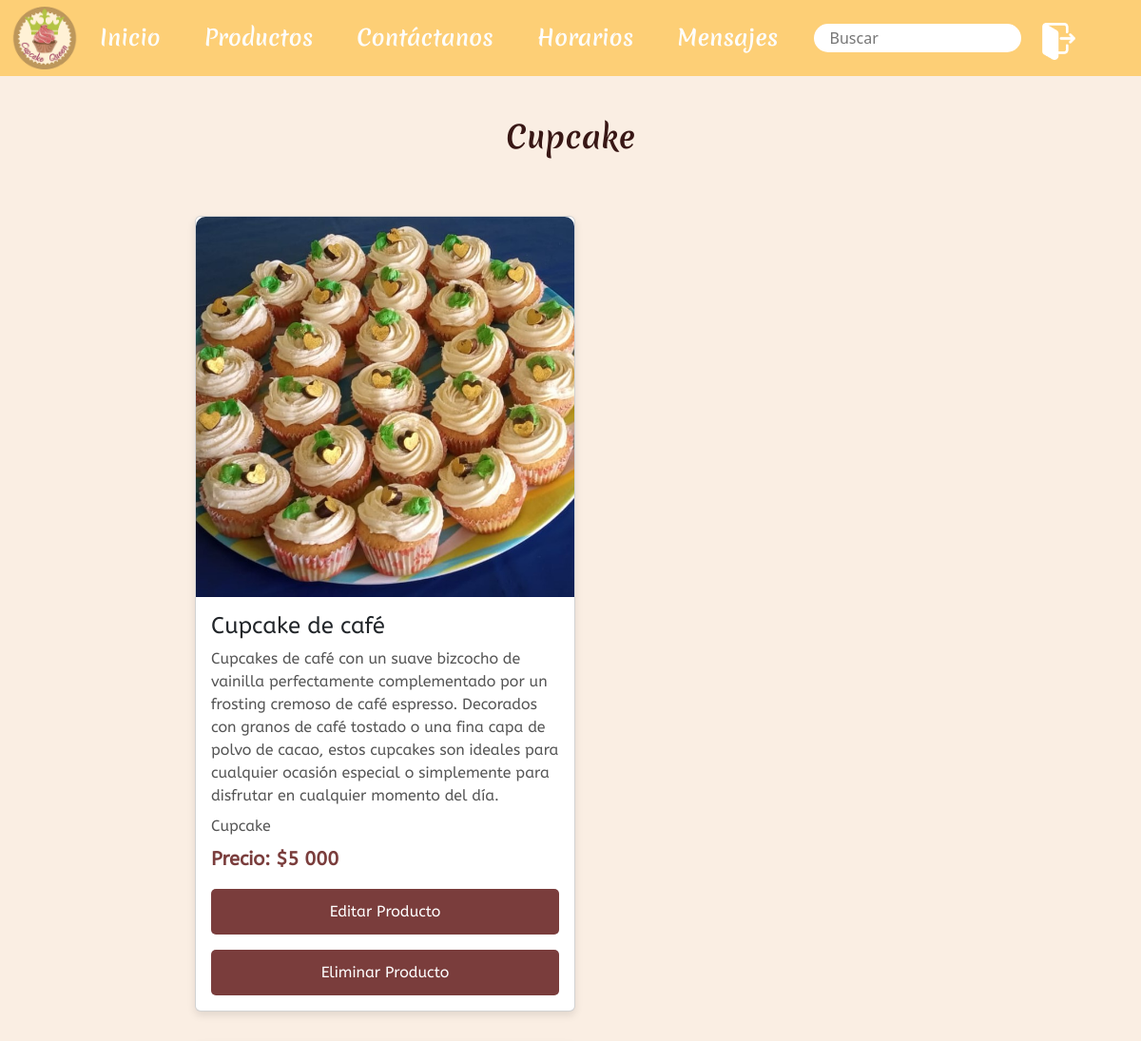
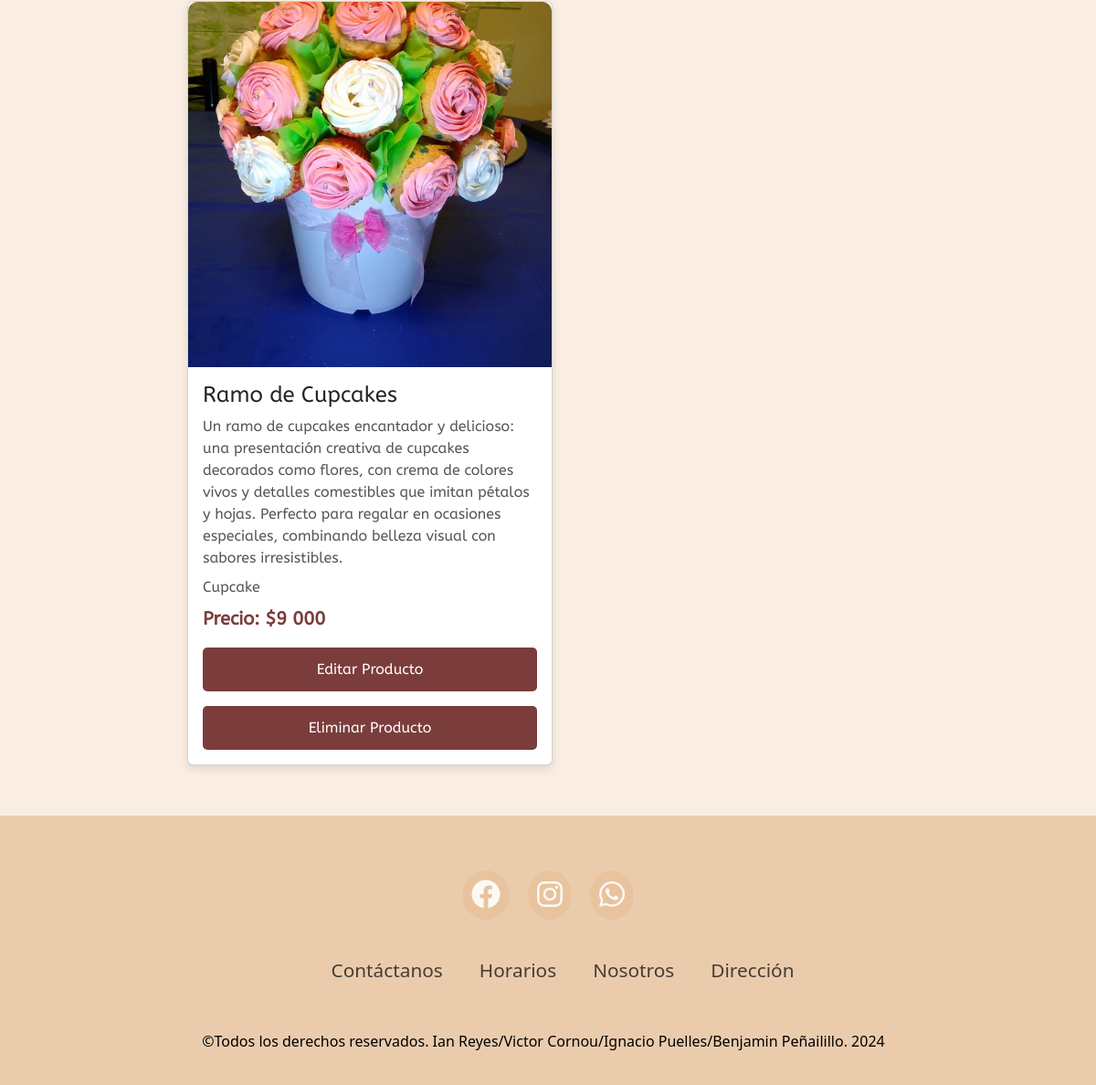
/cupcake/ (signed in), run on the app's committed database (2 pictures, top to bottom).
### pagina/models.py (models this page shows, shortened)
class Producto(models.Model):
    nombre = models.CharField(max_length=100)
    categoria = models.ForeignKey(Categoria, on_delete=models.CASCADE, default=1)
    descripcion = models.TextField()
    precio = models.IntegerField()
    imagen = models.ImageField(upload_to='productos/')

class Categoria(models.Model):
    nombre = models.CharField(max_length=100, unique=True)
    descripcion = models.TextField(blank=True, null=True)
    def __str__(self):
        return self.nombre

### pagina/views.py (the view)
# urls.py: path('cupcake/', views.cupcake, name='cupcake'),
def cupcake(request):
    categoria_Cupcake = Categoria.objects.get(nombre="Cupcake")
    productos = Producto.objects.filter(categoria=categoria_Cupcake)
    return render(request, 'cupcake.html', {'productos': productos})

### pagina/templates/cupcake.html (shortened to what this page needs)
{% extends 'base.html' %}
{% load static %}
{% block content %}
{% load humanize %}
<section class="producto" id="producto">
    <div class="main-text">
        <h2>Cupcake</h2>
    </div>
    <div class="menu-content">
        {% for producto in productos %}
        <div class="card">
            <img src="{{ producto.imagen.url }}" alt="{{ producto.nombre }}">
            <div class="card-content">
                <h3>{{ producto.nombre }}</h3>
                <p>{{ producto.descripcion }}</p>
                <p>{{ producto.categoria}}</p>
                <p class="price">Precio: ${{ producto.precio|intcomma }}</p>
                {% if request.user.is_superuser %}
                    <a href="{% url 'editarProducto' producto.id %}">Editar Producto</a>
                    <a href="{% url 'eliminar_producto' producto.id %}">Eliminar Producto</a>
                {% endif %}
            </div>
        </div>
        {% endfor %}
    </div>
</section>
{% endblock %}

### static/css/style.css (style rules this page uses)
.main-text h2 { color: #381715; font-family: 'Merienda', cursive; margin-bottom: 40px; text-align: center; font-size: 32px; }
.menu-content { display: grid; grid-template-columns: repeat(auto-fit, minmax(400px, 1fr)); gap: 2rem; align-items: center; justify-content: center; margin-top: 4rem; margin-left: 85px; margin-right: 85px; margin-bottom: 35px; }
.card { background-color: #ffffff; box-shadow: 0 4px 8px rgba(0, 0, 0, 0.1); border-radius: 10px; overflow: hidden; transition: transform 0.3s ease; width: 100%; max-width: 400px; }
.card img { width: 100%; height: 400px; object-fit: cover; border-radius: 10px 10px 0 0; }
.card-content { padding: 1rem; font-family: ABeezee; }
.card-content h3 { font-size: 1.5rem; margin-bottom: 0.5rem; }
.card-content p { font-size: 1rem; color: #555555; margin-bottom: 0.5rem; }
.card-content .price { color: #7a3d3c; font-size: 1.25rem; font-weight: bold; }
.card-content a { display: block; text-align: center; background-color: #7a3d3c; color: white; padding: 0.75rem 1rem; border-radius: 5px; text-decoration: none; transition: background-color 0.3s ease; margin-top: 1rem; }
section { padding: 45px 10% 20px; }
.fondo-index { background-color: #faeee3; background-blend-mode: lighten; height: 100%; width: 100%; z-index: -5; position: relative; }
* { padding: 0; margin: 0; box-sizing: border-box; }
body { display: flex; flex-direction: column; min-height: 100vh; }

### data on the page
Producto: imagen (picture), nombre "Cupcake de café", descripcion "Cupcakes de café con un suave bizcocho de vainilla perfectamente complementado por un frosting cremoso de café espresso. Decorados con granos de café tostado o una fina capa de polvo de cacao, estos cupcakes son ideales para cualquier ocasión especial o simplemente para disfrutar en cualquier momento del día.", categoria "Cupcake", precio "5 000"
Producto: imagen (picture), nombre "Ramo de Cupcakes", descripcion "Un ramo de cupcakes encantador y delicioso: una presentación creativa de cupcakes decorados como flores, con crema de colores vivos y detalles comestibles que imitan pétalos y hojas. Perfecto para regalar en ocasiones especiales, combinando belleza visual con sabores irresistibles.", categoria "Cupcake", precio "9 000"
